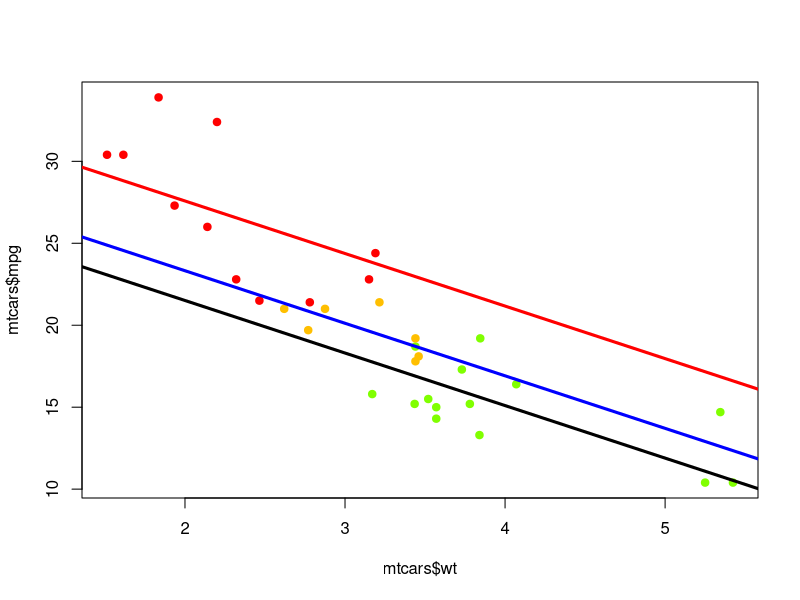
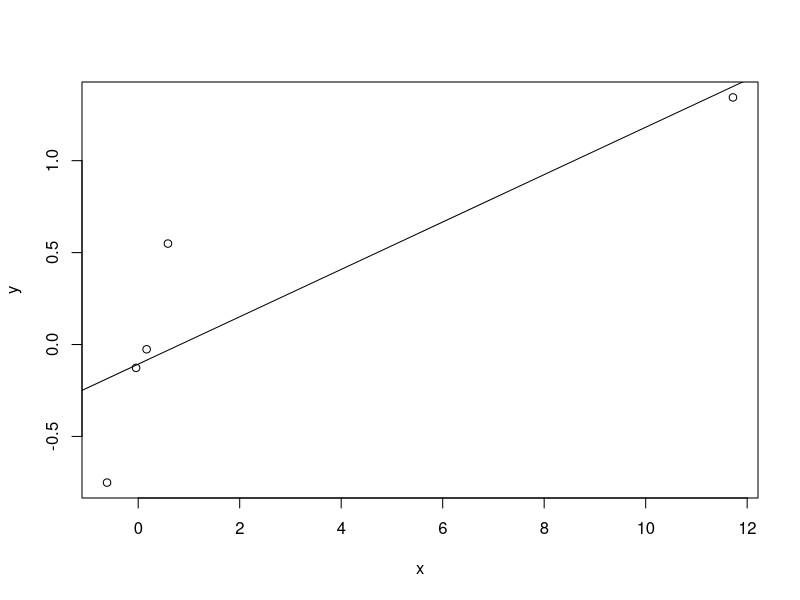
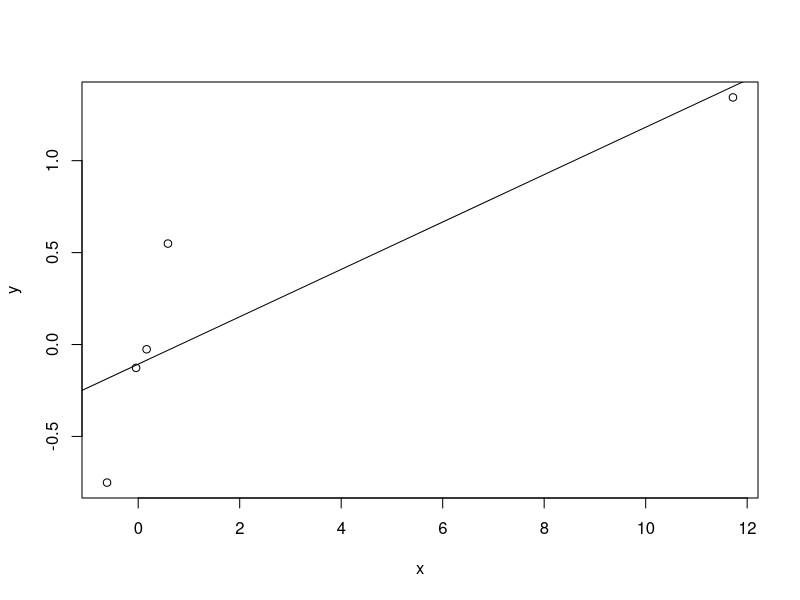

Write R code to recreate these figures, in order.
#### This code is for Quiz 3 of the Coursera course "Regression Models"
#### Date: August 20, 2014
#### Author: Mark Dakkak

######### Q1)
library(datasets)
data(mtcars)

## Convert cylinders to a factor
mtcars$cyl <- as.factor(mtcars$cyl)

## Fit model
fit <- lm(mpg ~ cyl + wt, data = mtcars)
summary(fit)

mycol=rainbow(8)
plot(mtcars$wt, mtcars$mpg, pch=19, col=mycol[mtcars$cyl])
abline(c(fit$coeff[1],fit$coeff[4]),col="red",lwd=3)
abline(c(fit$coeff[1] + fit$coeff[2] ,fit$coeff[4]),col="blue",lwd=3)
abline(c(fit$coeff[1] + fit$coeff[3] ,fit$coeff[4]),col="black",lwd=3)

######### Q2)
fit8 <- lm(mpg ~ cyl + wt, data = mtcars)
fit4 <- lm(mpg ~ cyl, data = mtcars)
summary(fit8)
summary(fit4)

######### Q3)
fit_NoInteract <- lm(mpg ~ cyl + wt, data = mtcars)
fit_Interact <- lm(mpg ~ cyl + wt + cyl*wt, data = mtcars)

summary(fit_NoInteract)
summary(fit_Interact)

anova(fit_Interact, fit_NoInteract)

######### Q4)
fit <- lm(mpg ~ I(wt * 0.5) + factor(cyl), data = mtcars)
summary(fit)

######### Q5)
x <- c(0.586, 0.166, -0.042, -0.614, 11.72)
y <- c(0.549, -0.026, -0.127, -0.751, 1.344)
fit <- lm(y ~ x)

plot(x, y)
abline(fit)

hatvalues(fit)

######### Q6)
x <- c(0.586, 0.166, -0.042, -0.614, 11.72)
y <- c(0.549, -0.026, -0.127, -0.751, 1.344)
fit <- lm(y ~ x)

plot(x, y)
abline(fit)

dfbetas(fit)
